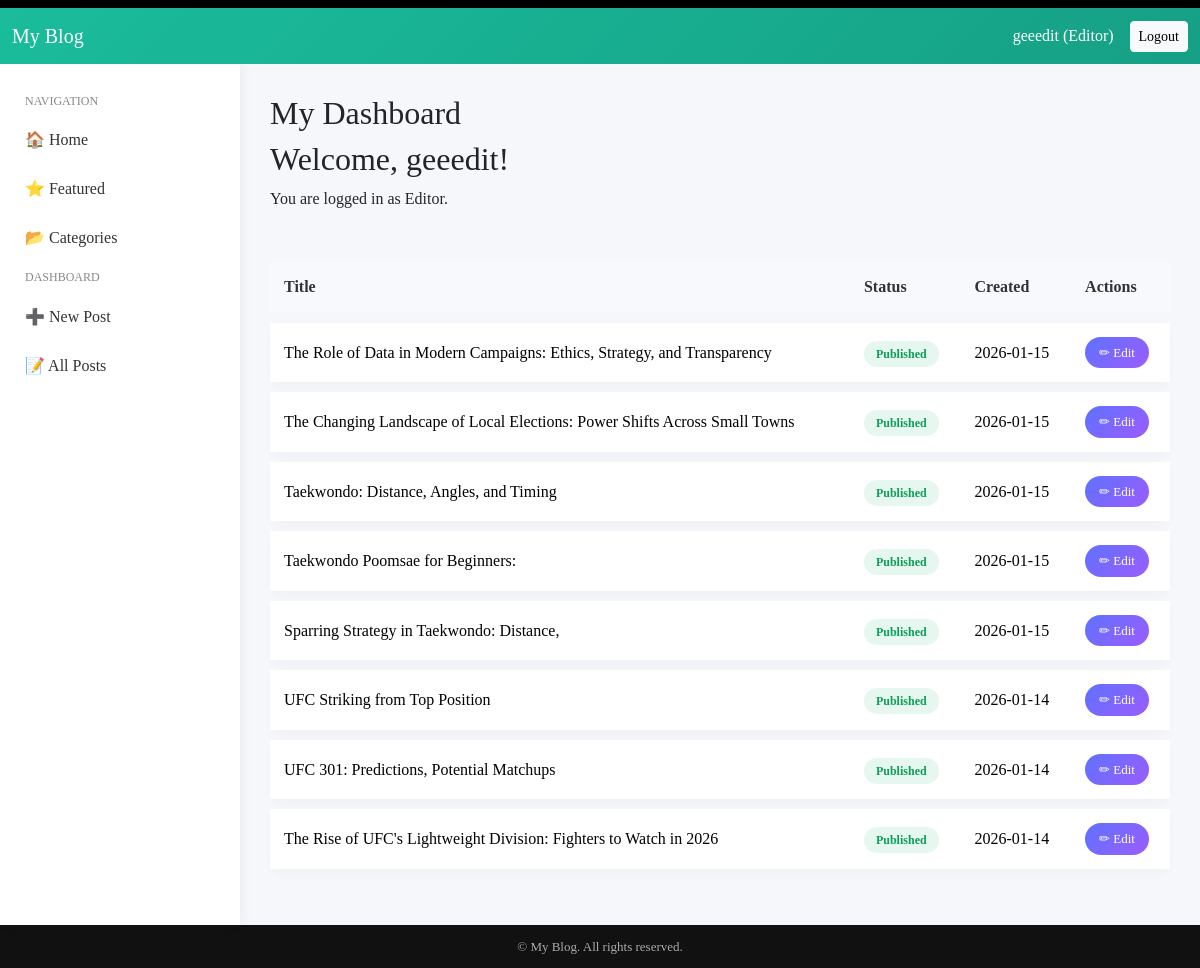
Page /dashboard/ (signed in) on the committed database.
### blog/models.py (models this page shows, shortened)
class Post(models.Model):
    STATUS_CHOICES = (
        ('draft', 'Draft'),
        ('published', 'Published'),
    )
    title = models.CharField(max_length=200)
    slug = models.SlugField(unique=True, blank=True)
    author = models.ForeignKey(User, on_delete=models.CASCADE)
    category = models.ForeignKey(
        Category,
        on_delete=models.SET_NULL,
        null=True,
        blank=True
    )
    content = RichTextUploadingField()
    featured_image = models.ImageField(upload_to='posts/', blank=True, null=True)
    status = models.CharField(
        max_length=10,
        choices=STATUS_CHOICES,
        default='draft'
    )
    created_at = models.DateTimeField(auto_now_add=True)
    updated_at = models.DateTimeField(auto_now=True)
    class Meta:
        ordering = ['-created_at']

### blog/views.py (the view)
# urls.py: path('dashboard/', views.dashboard, name='dashboard'),
@login_required
def dashboard(request):
    user = request.user
    if is_editor(user):
        posts = Post.objects.all()
    elif is_author(user):
        posts = Post.objects.filter(author=user)
    else:
        messages.error(request, "You are not allowed to access the dashboard.")
        return redirect('login')
    return render(request, 'blog/dashboard.html', {
        'posts': posts,
        'user': user
    })

### blog/templatetags/group_filters.py (called while the page is built)
@register.filter
def has_group(user, group_name):
    return user.groups.filter(name=group_name).exists()

### blog/utils/permissions.py (called while the page is built)
def is_editor(user):
    return user.is_superuser or user.groups.filter(name='Editor').exists()

### blog/templates/blog/dashboard.html
{% extends 'blog/base.html' %}
{% load group_filters %}
{% block content %}
<h2>My Dashboard</h2>
<h2>Welcome, {{ user.get_full_name|default:user.username }}!</h2>
<p>You are logged in as
{% if user.is_superuser %}Admin{% elif user|has_group:"Editor" %}Editor{% else %}Author{% endif %}.</p>
<br>
  <table class="table stylish-table">
    <thead>
      <tr>
        <th>Title</th>
        <th>Status</th>
        <th>Created</th>
        <th>Actions</th>
      </tr>
    </thead>
    <tbody>
      {% for post in posts %}
      <tr>
        <td>{{ post.title }}</td>
        <td>
          <span class="status-badge {{ post.status|lower }}">
            {{ post.status }}
          </span>
        </td>
        <td>{{ post.created_at|date:"Y-m-d" }}</td>
        <td>
          <a href="{% url 'edit_post' post.pk %}" class="btn btn-sm btn-edit">
            ✏ Edit
          </a>
        </td>
      </tr>
      {% empty %}
      <tr>
        <td colspan="4" class="text-center empty-row">No posts yet</td>
      </tr>
      {% endfor %}
    </tbody>
  </table>
</div>
{% endblock %}

### blog/templates/blog/base.html (shortened to what this page needs)
{% load group_filters %}
<!DOCTYPE html>
<html lang="en">
<head>
  <link rel="stylesheet" href="https://cdn.jsdelivr.net/npm/bootstrap@5.3.2/dist/css/bootstrap.min.css">
  <link rel="stylesheet" href="https://cdn.jsdelivr.net/npm/bootstrap-icons@1.11.1/font/bootstrap-icons.css">
</head>
<body>
<div class="spacer" style="height:8px;background-color: #000;"></div>
<nav class="navbar navbar-expand-lg topbar">
  <div class="container-fluid">
    <a class="navbar-brand" href="/">My Blog</a>
    <div class="ms-auto d-flex align-items-center">
      {% if user.is_authenticated %}
        <span class="me-3 text-white">
          {{ user.get_full_name|default:user.username }}
          {% if user.is_superuser %}(Admin)
          {% elif user|has_group:"Editor" %}(Editor)
          {% elif user|has_group:"Author" %}(Author)
          {% endif %}
        </span>
        <a class="btn btn-light btn-sm" href="{% url 'logout' %}">Logout</a>
      {% else %}
        <a class="btn btn-light btn-sm" href="/login/">Login</a>
      {% endif %}
    </div>
  </div>
</nav>
<div class="layout">
  <aside class="sidebar">
    <h6>Navigation</h6>
    <a href="/">🏠 Home</a>
    <a href="#">⭐ Featured</a>
    <a href="{% url 'category_list' %}">📂 Categories</a>
    {% if user.is_authenticated %}
      <h6>Dashboard</h6>
      <a href="{% url 'add_post' %}">➕ New Post</a>
{% if user.is_superuser or user|has_group:"Editor" %}
      <a href="{% url 'dashboard' %}">📝 All Posts</a>
{% else %}
      <a href="{% url 'dashboard' %}">📝 My Posts</a>
{% endif %}
    {% endif %}
  </aside>
  <main class="content-area">
    {% block content %}{% endblock %}
<footer>
  &copy; {{ year }} My Blog. All rights reserved.
</footer>
</body>
</html>

### blog/templates/blog/base.html (style rules this page uses)
body { background: #f5f7fb; font-family: 'Roboto, Arial, sans-serif'; }
.topbar { background: linear-gradient(135deg, #1abc9c, #16a085); }
.topbar .navbar-brand, .topbar .nav-link { color: #fff !important; font-weight: 500; }
.layout { display: flex; min-height: calc(100vh - 56px); }
.sidebar { width: 240px; background: #ffffff; box-shadow: 2px 0 12px rgba(0,0,0,0.05); padding: 20px 10px; }
.sidebar h6 { color: #888; font-size: 12px; text-transform: uppercase; margin: 10px 15px; }
.sidebar a { display: block; padding: 10px 15px; border-radius: 10px; color: #333; text-decoration: none; margin-bottom: 5px; transition: 0.2s; }
.content-area { flex: 1; padding: 30px; }
footer { background: #111; color: #aaa; text-align: center; padding: 12px; font-size: 13px; }
.stylish-table { border-collapse: separate; border-spacing: 0 10px; }
.stylish-table thead th { background: #f8f9fc; color: #333; font-weight: 600; border: none; padding: 14px; }
.stylish-table tbody tr { background: #fff; border-radius: 12px; transition: all 0.2s ease; box-shadow: 0 4px 12px rgba(0, 0, 0, 0.03); }
.stylish-table td { border: none; padding: 14px; vertical-align: middle; }
.status-badge { padding: 6px 12px; border-radius: 20px; font-size: 12px; font-weight: 600; text-transform: capitalize; }
.status-badge.published { background: #e6f7f0; color: #0f9d58; }
.btn-edit { background: linear-gradient(135deg, #5f72ff, #9b5cff); color: white; border: none; border-radius: 20px; padding: 6px 14px; font-size: 13px; transition: all 0.2s ease; }

### rows in the picture
Post: title "The Role of Data in Modern Campaigns: Ethics, Strategy, and Transparency", status "Published", created_at "2026-01-15"
Post: title "The Changing Landscape of Local Elections: Power Shifts Across Small Towns", status "Published", created_at "2026-01-15"
Post: title "Taekwondo: Distance, Angles, and Timing", status "Published", created_at "2026-01-15"
Post: title "Taekwondo Poomsae for Beginners:", status "Published", created_at "2026-01-15"
Post: title "Sparring Strategy in Taekwondo: Distance,", status "Published", created_at "2026-01-15"
Post: title "UFC Striking from Top Position", status "Published", created_at "2026-01-14"
Post: title "UFC 301: Predictions, Potential Matchups", status "Published", created_at "2026-01-14"
Post: title "The Rise of UFC's Lightweight Division: Fighters to Watch in 2026", status "Published", created_at "2026-01-14"

### other values in the picture
{{ user.get_full_name|default:user.username }} "geeedit"
